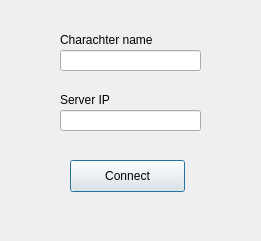
<?xml version="1.0" encoding="UTF-8"?>
<ui version="4.0">
 <class>StartDialog</class>
 <widget class="QDialog" name="StartDialog">
  <property name="geometry">
   <rect>
    <x>0</x>
    <y>0</y>
    <width>261</width>
    <height>241</height>
   </rect>
  </property>
  <property name="windowTitle">
   <string>Dialog</string>
  </property>
  <widget class="QLineEdit" name="Char_Name_Edit">
   <property name="geometry">
    <rect>
     <x>60</x>
     <y>50</y>
     <width>141</width>
     <height>21</height>
    </rect>
   </property>
  </widget>
  <widget class="QLineEdit" name="ServerIP_edit">
   <property name="geometry">
    <rect>
     <x>60</x>
     <y>110</y>
     <width>141</width>
     <height>21</height>
    </rect>
   </property>
  </widget>
  <widget class="QLabel" name="label">
   <property name="geometry">
    <rect>
     <x>60</x>
     <y>30</y>
     <width>111</width>
     <height>19</height>
    </rect>
   </property>
   <property name="text">
    <string>Charachter name</string>
   </property>
  </widget>
  <widget class="QLabel" name="label_2">
   <property name="geometry">
    <rect>
     <x>60</x>
     <y>90</y>
     <width>62</width>
     <height>19</height>
    </rect>
   </property>
   <property name="text">
    <string>Server IP</string>
   </property>
  </widget>
  <widget class="QPushButton" name="Connect_Button">
   <property name="geometry">
    <rect>
     <x>70</x>
     <y>160</y>
     <width>115</width>
     <height>32</height>
    </rect>
   </property>
   <property name="text">
    <string>Connect</string>
   </property>
  </widget>
 </widget>
 <resources/>
 <connections/>
</ui>
